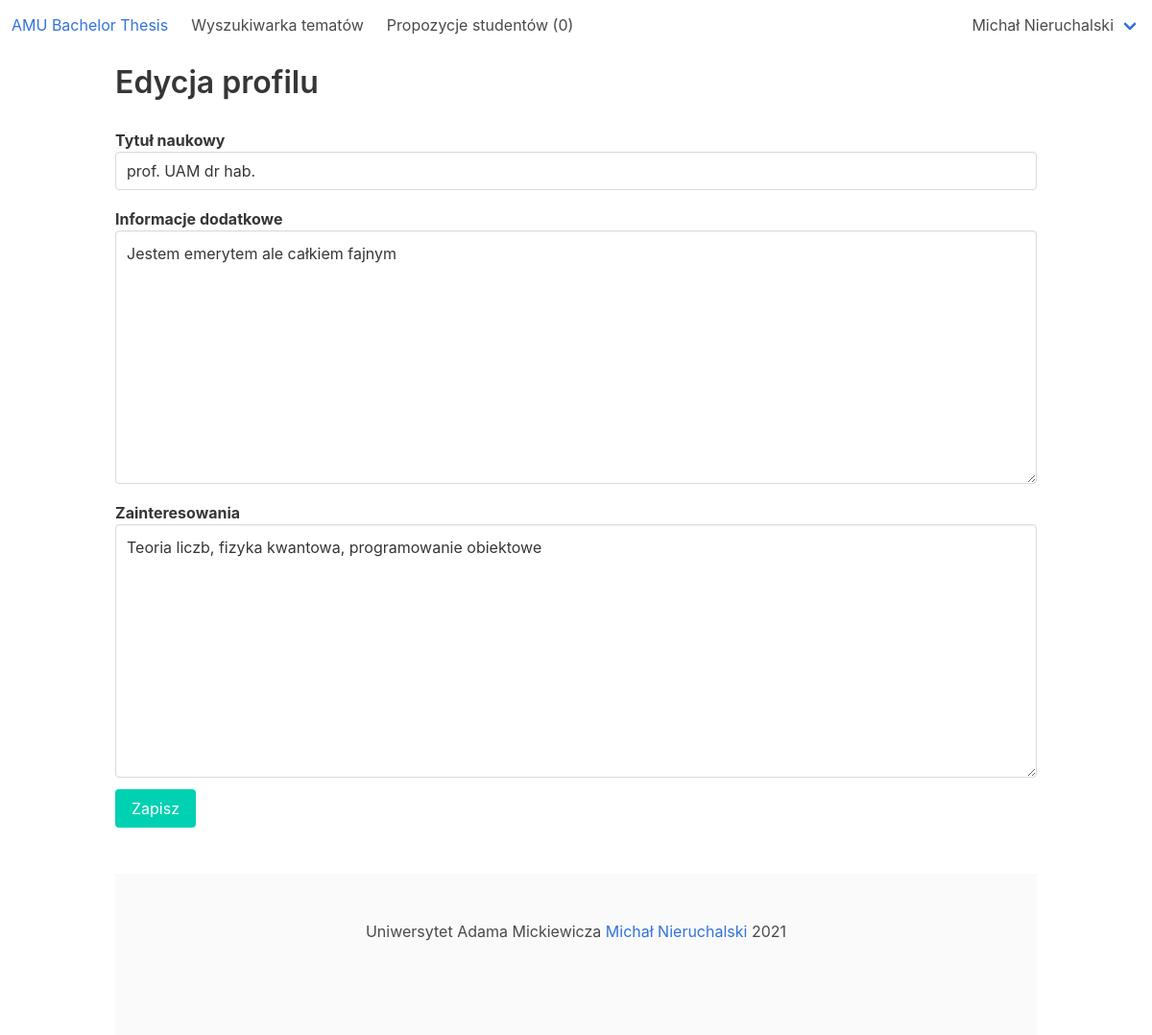
/amu_bachelor_thesis/lecturer/edit (signed in), run on the app's committed database.
### amu_bachelor_thesis_app/models.py (models this page shows, shortened)
class User(AbstractBaseUser, PermissionsMixin):
    USERNAME_FIELD = 'email'
    LECTURER = 1
    STUDENT = 2
    SUPERUSER = 3
    ROLE_CHOICES = (
        (LECTURER, 'Lecturer'),
        (STUDENT, 'Student'),
        (SUPERUSER, 'Superuser')
    )
    objects = CustomUserManager()
    role = models.PositiveSmallIntegerField(choices=ROLE_CHOICES, blank=False, null=False)
    email = models.EmailField('email address', blank=False, null=False, unique=True)
    def __str__(self):
        if self.role == User.STUDENT:
            return str(self.student)
        if self.role == User.LECTURER:
            return str(self.lecturer)
        return self.email
    def is_student(self):
        return self.role == User.STUDENT
    def is_lecturer(self):
        return self.role == User.LECTURER
    @property
    def is_superuser(self):
        return self.role == self.SUPERUSER

class Lecturer(models.Model):
    first_name = models.CharField(max_length=180, blank=False, null=False)
    last_name = models.CharField(max_length=180, blank=False, null=False)
    degree = models.CharField(max_length=180, blank=True, null=True)
    interests = models.CharField(max_length=2000, blank=True, null=True)
    description = models.CharField(max_length=4000, blank=True, null=True)
    user = models.OneToOneField(User, on_delete=models.CASCADE, primary_key=True)
    def __str__(self):
        return self.first_name + ' ' + self.last_name

### amu_bachelor_thesis_app/views/lecturer_views.py (the view, shortened to what this page needs)
# urls.py: path('lecturer/edit', lecturer_views.edit_lecturer, name='edit_lecturer'),
@login_required
@user_passes_test(lambda user: user.is_lecturer())
def edit_lecturer(request):
    lecturer = request.user.lecturer
    if request.method == 'GET':
        return render(request, 'amu_bachelor_thesis_app/lecturer/edit_lecturer.html', {'lecturer': lecturer})
    else:
        return HttpResponse('Method not allowed', status=405)

### amu_bachelor_thesis_app/templatetags/helpers.py (called while the page is built)
@register.simple_tag
def get_number_of_notifications(user):
    return user.notification_set.count()

@register.simple_tag
def has_notifications(user):
    return user.notification_set.filter(is_seen=False).count() == 0

### amu_bachelor_thesis_app/templatetags/lecturer.py (called while the page is built)
@register.simple_tag
def count_thesis_propositions(lecturer):
    return ThesisProposition.objects.filter(lecturer=lecturer, is_active=True).count()

### amu_bachelor_thesis_app/templates/amu_bachelor_thesis_app/lecturer/edit_lecturer.html (shortened to what this page needs)
{% extends 'amu_bachelor_thesis_app/base.html' %}
{% block content %}
    <h2 class="title">Edycja profilu</h2>
    <form method="post">
        <div class="field is-vertical">
            <div class="field-label is-normal has-text-left">
                <label class="label" for="lecturer_degree">Tytuł naukowy</label>
            </div>
            <div class="field-body">
                <div class="field">
                    <p class="control">
                        <input type="text" class="input" name="lecturer_degree" id="lecturer_degree" value="{{ lecturer.degree }}" />
                    </p>
                </div>
            </div>
        </div>
        <div class="field is-vertical">
            <div class="field-label is-normal has-text-left">
                <label class="label" for="lecturer_description">Informacje dodatkowe</label>
            </div>
            <div class="field-body">
                <div class="field">
                    <p class="control">
                        <textarea class="textarea" name="lecturer_description" id="lecturer_description" rows="10">{% if lecturer.description %}{{ lecturer.description }}{% endif %}</textarea>
                    </p>
                </div>
            </div>
        </div>
        <div class="field is-vertical">
            <div class="field-label is-normal has-text-left">
                <label class="label" for="lecturer_interests">Zainteresowania</label>
            </div>
            <div class="field-body">
                <div class="field">
                    <p class="control">
                        <textarea class="textarea" name="lecturer_interests" id="lecturer_interests" rows="10">{% if lecturer.interests %}{{ lecturer.interests }}{% endif %}</textarea>
                    </p>
                </div>
            </div>
        </div>
        <button class="button is-primary" type="submit">
            Zapisz
        </button>
    </form>
{% endblock %}

### amu_bachelor_thesis_app/templates/amu_bachelor_thesis_app/shell/navbar.html (shortened to what this page needs)
{% load lecturer %}
{% load helpers %}
<nav class="navbar" role="navigation">
    <div class="navbar-brand">
        <a class="navbar-item" href="{% url 'amu_bachelor_thesis:home' %}">
            <h1>AMU Bachelor Thesis</h1>
        </a>
    </div>
    <div id="navbarBasicExample" class="navbar-menu">
        <div class="navbar-start">
            {% if user.is_authenticated %}
                <a class="navbar-item" href="{% url 'amu_bachelor_thesis:search_engine' %}">Wyszukiwarka tematów</a>
            {% endif %}
            {% if user.is_lecturer %}
                <a class="navbar-item" href="{% url 'amu_bachelor_thesis:lecturer_manage_thesis_propositions' %}">
                    Propozycje studentów ({% count_thesis_propositions user.lecturer %})
                </a>
            {% endif %}
        </div>
    </div>
    <div class="navbar-end">
        <div class="navbar-end">
            {% if user.is_authenticated %}
                <div class="navbar-item has-dropdown is-hoverable">
                    <a class="navbar-link">{{ user }}</a>
                </div>
            {% endif %}
        </div>
    </div>
</nav>

### data on the page
User: user_id "0", role.last_name "Michał Nieruchalski"
Lecturer: lecturer_degree "prof. UAM dr hab.", lecturer_description "Jestem emerytem ale całkiem fajnym", lecturer_interests "Teoria liczb, fizyka kwantowa, programowanie obiektowe"
